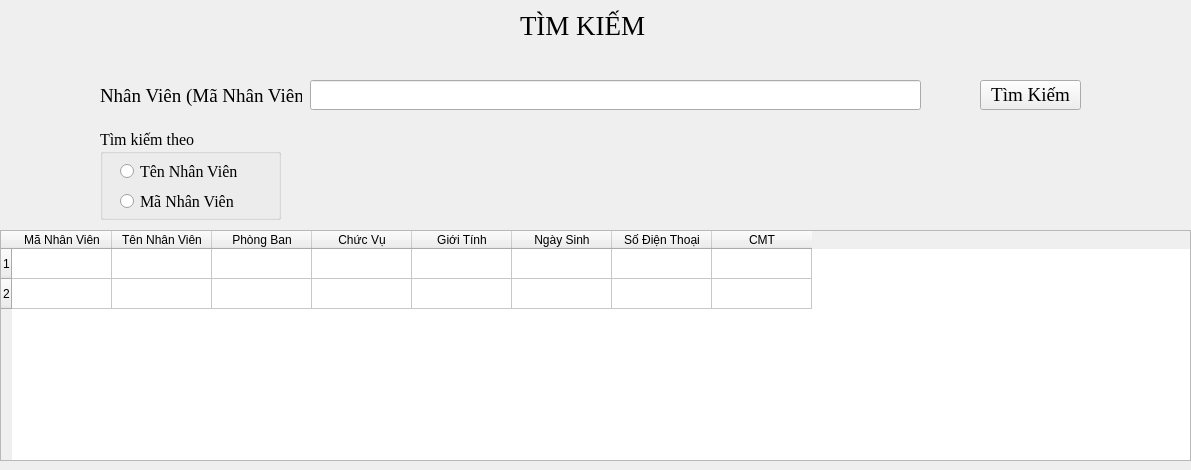
<?xml version="1.0" encoding="UTF-8"?>
<ui version="4.0">
 <class>FrameSearch</class>
 <widget class="QFrame" name="FrameSearch">
  <property name="geometry">
   <rect>
    <x>0</x>
    <y>0</y>
    <width>1191</width>
    <height>470</height>
   </rect>
  </property>
  <property name="windowTitle">
   <string>Frame</string>
  </property>
  <widget class="QLabel" name="label_2">
   <property name="geometry">
    <rect>
     <x>520</x>
     <y>10</y>
     <width>161</width>
     <height>31</height>
    </rect>
   </property>
   <property name="font">
    <font>
     <family>Times New Roman</family>
     <pointsize>20</pointsize>
    </font>
   </property>
   <property name="text">
    <string>TÌM KIẾM</string>
   </property>
  </widget>
  <widget class="QWidget" name="verticalLayoutWidget_4">
   <property name="geometry">
    <rect>
     <x>100</x>
     <y>70</y>
     <width>202</width>
     <height>51</height>
    </rect>
   </property>
   <layout class="QVBoxLayout" name="verticalLayout_4">
    <item>
     <widget class="QLabel" name="label_3">
      <property name="font">
       <font>
        <family>Times New Roman</family>
        <pointsize>14</pointsize>
       </font>
      </property>
      <property name="text">
       <string>Nhân Viên (Mã Nhân Viên)</string>
      </property>
     </widget>
    </item>
   </layout>
  </widget>
  <widget class="QWidget" name="horizontalLayoutWidget_2">
   <property name="geometry">
    <rect>
     <x>980</x>
     <y>70</y>
     <width>101</width>
     <height>51</height>
    </rect>
   </property>
   <layout class="QHBoxLayout" name="horizontalLayout_2">
    <item>
     <widget class="QPushButton" name="btSearch">
      <property name="font">
       <font>
        <family>Times New Roman</family>
        <pointsize>14</pointsize>
       </font>
      </property>
      <property name="text">
       <string>Tìm Kiếm</string>
      </property>
     </widget>
    </item>
   </layout>
  </widget>
  <widget class="QWidget" name="verticalLayoutWidget_3">
   <property name="geometry">
    <rect>
     <x>310</x>
     <y>70</y>
     <width>611</width>
     <height>51</height>
    </rect>
   </property>
   <layout class="QVBoxLayout" name="verticalLayout_3">
    <item>
     <widget class="QLineEdit" name="txtSearch">
      <property name="font">
       <font>
        <family>Times New Roman</family>
        <pointsize>14</pointsize>
       </font>
      </property>
     </widget>
    </item>
   </layout>
  </widget>
  <widget class="QTableWidget" name="dataTab">
   <property name="geometry">
    <rect>
     <x>0</x>
     <y>230</y>
     <width>1191</width>
     <height>231</height>
    </rect>
   </property>
   <property name="autoFillBackground">
    <bool>false</bool>
   </property>
   <property name="rowCount">
    <number>2</number>
   </property>
   <property name="columnCount">
    <number>8</number>
   </property>
   <row/>
   <row/>
   <column>
    <property name="text">
     <string>Mã Nhân Viên</string>
    </property>
   </column>
   <column>
    <property name="text">
     <string>Tên Nhân Viên</string>
    </property>
   </column>
   <column>
    <property name="text">
     <string>Phòng Ban</string>
    </property>
   </column>
   <column>
    <property name="text">
     <string>Chức Vụ</string>
    </property>
   </column>
   <column>
    <property name="text">
     <string>Giới Tính</string>
    </property>
   </column>
   <column>
    <property name="text">
     <string>Ngày Sinh</string>
    </property>
   </column>
   <column>
    <property name="text">
     <string>Số Điện Thoại</string>
    </property>
   </column>
   <column>
    <property name="text">
     <string>CMT</string>
    </property>
   </column>
  </widget>
  <widget class="QGroupBox" name="groupBox">
   <property name="geometry">
    <rect>
     <x>100</x>
     <y>129</y>
     <width>181</width>
     <height>91</height>
    </rect>
   </property>
   <property name="font">
    <font>
     <family>Times New Roman</family>
     <pointsize>12</pointsize>
    </font>
   </property>
   <property name="title">
    <string>Tìm kiếm theo</string>
   </property>
   <widget class="QWidget" name="verticalLayoutWidget">
    <property name="geometry">
     <rect>
      <x>20</x>
      <y>30</y>
      <width>141</width>
      <height>54</height>
     </rect>
    </property>
    <layout class="QVBoxLayout" name="verticalLayout">
     <item>
      <widget class="QRadioButton" name="radioBTName">
       <property name="text">
        <string>Tên Nhân Viên</string>
       </property>
      </widget>
     </item>
     <item>
      <widget class="QRadioButton" name="radioBTID">
       <property name="text">
        <string>Mã Nhân Viên</string>
       </property>
      </widget>
     </item>
    </layout>
   </widget>
  </widget>
 </widget>
 <resources/>
 <connections/>
</ui>
